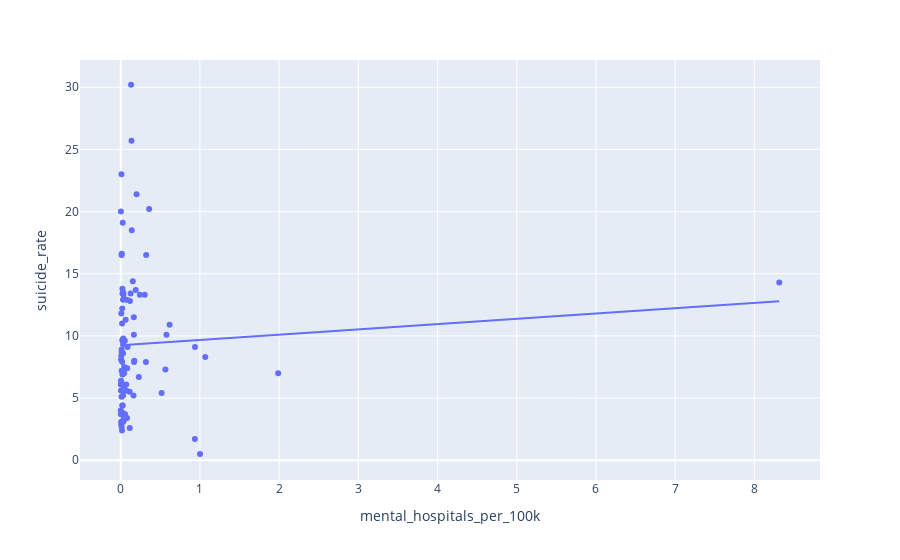

Notebook code cell kept with this figure:
### Markdown cell above
## Time for a bunch of linear regressions!

### Code cell
fig = px.scatter(df2016, x="mental_hospitals_per_100k", y="suicide_rate", trendline="ols")
fig.show()

### Figure 1 — Plotly figure (JSON) as saved in the notebook; plotly's stock layout.template omitted (floating-point values rounded to 4 significant figures; data arrays with more than 128 entries replaced by an {"elided": "..."} marker saying what was removed)
{"data": [{"hovertemplate": "mental_hospitals_per_100k=%{x}<br>suicide_rate=%{y}<extra></extra>", "legendgroup": "", "marker": {"color": "#636efa", "symbol": "circle"}, "mode": "markers", "name": "", "orientation": "v", "showlegend": false, "type": "scatter", "x": {"elided": "183 float values"}, "xaxis": "x", "y": {"elided": "183 float values"}, "yaxis": "y"}, {"hovertemplate": "<b>OLS trendline</b><br>suicide_rate = 0.424926 * mental_hospitals_per_100k + 9.25652<br>R<sup>2</sup>=0.004761<br><br>mental_hospitals_per_100k=%{x}<br>suicide_rate=%{y} <b>(trend)</b><extra></extra>", "legendgroup": "", "marker": {"color": "#636efa", "symbol": "circle"}, "mode": "lines", "name": "", "showlegend": false, "type": "scatter", "x": [0, 0.001, 0.001, 0.002, 0.002, 0.003, 0.004, 0.006, 0.006, 0.007, 0.007, 0.009, 0.01, 0.01, 0.011, 0.011, 0.011, 0.011, 0.013, 0.013, 0.016, 0.017, 0.018, 0.019, 0.019, 0.019, 0.021, 0.021, 0.021, 0.022, 0.023, 0.025, 0.025, 0.025, 0.027, 0.028, 0.029, 0.029, 0.03, 0.032, 0.032, 0.032, 0.033, 0.034, 0.035, 0.038, 0.042, 0.043, 0.048, 0.052, 0.055, 0.056, 0.062, 0.068, 0.069, 0.075, 0.079, 0.081, 0.085, 0.112, 0.114, 0.116, 0.125, 0.13, 0.136, 0.139, 0.152, 0.161, 0.165, 0.166, 0.167, 0.171, 0.189, 0.2, 0.228, 0.241, 0.303, 0.318, 0.321, 0.358, 0.516, 0.564, 0.577, 0.617, 0.936, 0.937, 1.001, 1.067, 1.988, 8.314], "xaxis": "x", "y": [9.257, 9.257, 9.257, 9.257, 9.257, 9.258, 9.258, 9.259, 9.259, 9.259, 9.259, 9.26, 9.261, 9.261, 9.261, 9.261, 9.261, 9.261, 9.262, 9.262, 9.263, 9.264, 9.264, 9.265, 9.265, 9.265, 9.265, 9.265, 9.265, 9.266, 9.266, 9.267, 9.267, 9.267, 9.268, 9.268, 9.269, 9.269, 9.269, 9.27, 9.27, 9.27, 9.271, 9.271, 9.271, 9.273, 9.274, 9.275, 9.277, 9.279, 9.28, 9.28, 9.283, 9.285, 9.286, 9.288, 9.29, 9.291, 9.293, 9.304, 9.305, 9.306, 9.31, 9.312, 9.314, 9.316, 9.321, 9.325, 9.327, 9.327, 9.327, 9.329, 9.337, 9.342, 9.353, 9.359, 9.385, 9.392, 9.393, 9.409, 9.476, 9.496, 9.502, 9.519, 9.654, 9.655, 9.682, 9.71, 10.1, 12.79], "yaxis": "y"}], "layout": {"legend": {"tracegroupgap": 0}, "margin": {"t": 60}, "xaxis": {"anchor": "y", "domain": [0, 1], "title": {"text": "mental_hospitals_per_100k"}}, "yaxis": {"anchor": "x", "domain": [0, 1], "title": {"text": "suicide_rate"}}}}
